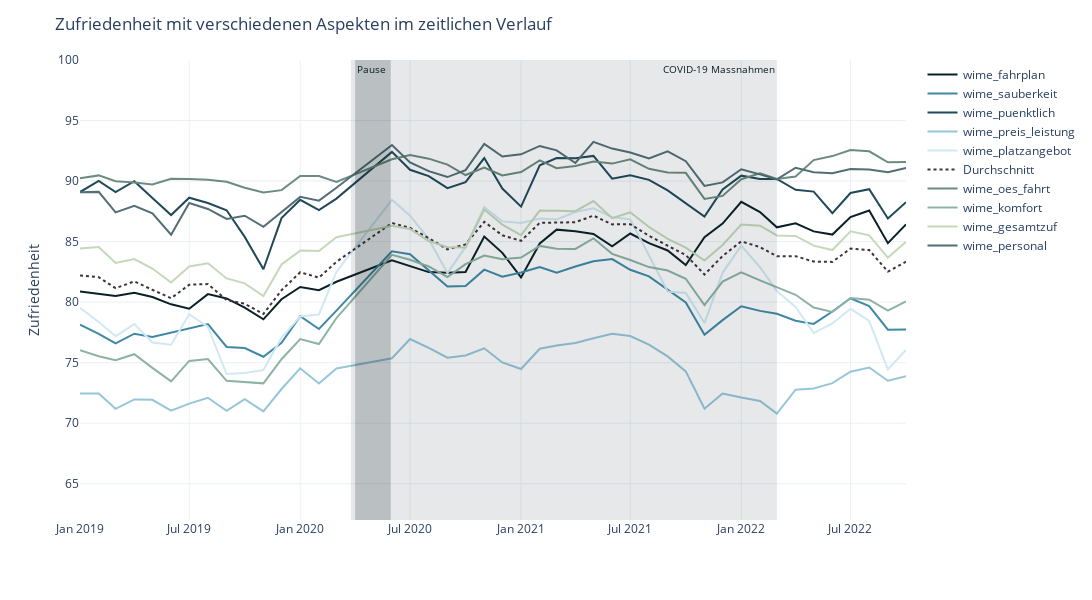

The code cell stored with this chart in its notebook:
### Code cell
fig = px.line(
    df_satisfaction,
    x="yearmonth",
    y="value",
    color="variable",
    color_discrete_sequence=color_discrete_sequence,
    template=template,
)

fig.update_layout(
    title="Zufriedenheit mit verschiedenen Aspekten im zeitlichen Verlauf",
    yaxis_title="Zufriedenheit",
    xaxis_title="",
    width=1200, 
    height=600,
    legend_title="",
)

fig.update_traces(line_width=2)
fig.update_yaxes(range=(62, 100))
fig.add_vrect(
    x0="2020-03-25",
    x1="2022-03-01",
    line_width=0,
    fillcolor="#0B1F26",
    opacity=0.1,
    annotation_text="COVID-19 Massnahmen",
    annotation_position="top right",
    annotation_font_size=10,
    annotation_font_color="#0B1F26",
)

fig.add_vrect(
    x0="2020-04-01",
    x1="2020-05-30",
    line_width=0,
    fillcolor="#0B1F26",
    opacity=0.2,
    annotation_text="Pause",
    annotation_position="top left",
    annotation_font_size=10,
    annotation_font_color="#0B1F26",
)



line_width = 2

fig.update_traces(patch={"line": {"dash": 'dot'}}, selector={"legendgroup": "Durchschnitt"})

fig.show()

pio.write_image(fig, "images/fig-satisfaction_zeitreihe.svg")  # save fig as png
